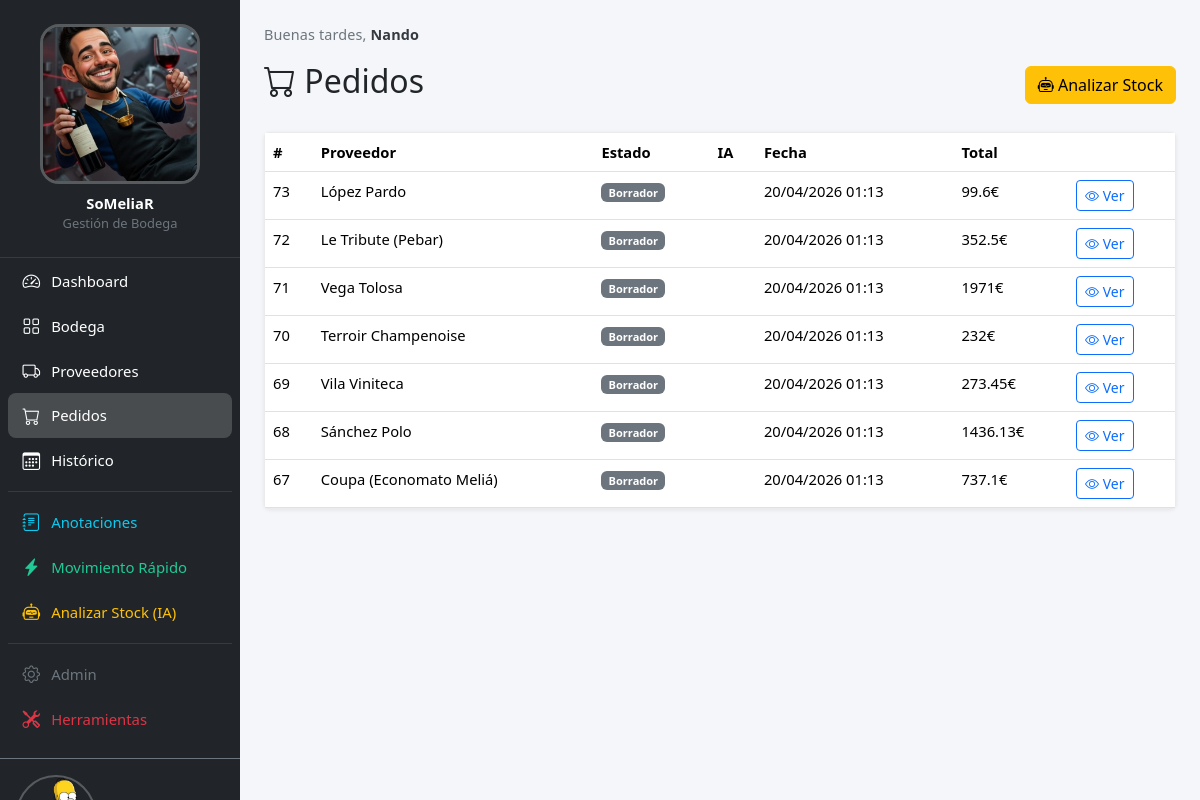
The page /pedidos/ (signed in) on the database as committed earlier.
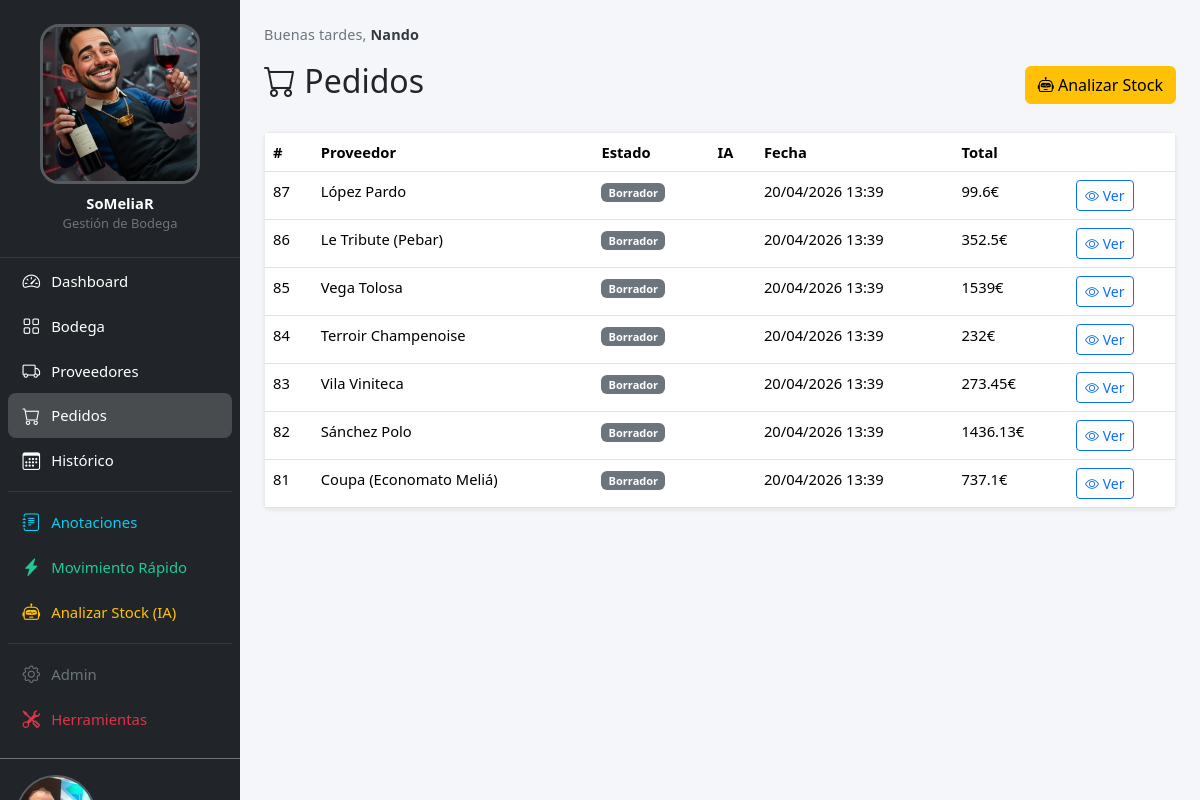
The same page on the database as committed later.
### core/models.py (models this page shows, shortened)
class PerfilUsuario(models.Model):
    user = models.OneToOneField(User, on_delete=models.CASCADE, related_name="perfil")
    avatar = models.ImageField(upload_to="avatares/", blank=True)

class Configuracion(models.Model):
    logo = models.ImageField(upload_to="config/", blank=True,
                             help_text="Logo del sidebar (cuadrado, mín. 200×200px)")
    login_imagen = models.ImageField(upload_to="config/", blank=True,
                                     help_text="Foto de la pantalla de login")
    class Meta:
        verbose_name = "configuración"
    @classmethod
    def get(cls):
        obj, _ = cls.objects.get_or_create(pk=1)
        return obj

### pedidos/models.py (models this page shows, shortened)
class Pedido(models.Model):
    class Estado(models.TextChoices):
        BORRADOR = "borrador", "Borrador"
        PENDIENTE = "pendiente", "Pendiente de revisión"
        ENVIADO = "enviado", "Enviado"
        RECIBIDO = "recibido", "Recibido"
    proveedor = models.ForeignKey(
        "proveedores.Proveedor",
        on_delete=models.CASCADE,
        related_name="pedidos",
    )
    fecha_creacion = models.DateTimeField(auto_now_add=True)
    estado = models.CharField(
        max_length=20, choices=Estado.choices, default=Estado.BORRADOR, db_index=True
    )
    generado_por_ia = models.BooleanField(default=False)
    texto_ia = models.TextField("texto generado por IA", blank=True)
    notas = models.TextField(blank=True)
    class Meta:
        ordering = ["-fecha_creacion"]
        verbose_name = "pedido"
        verbose_name_plural = "pedidos"
    @property
    def total(self):
        return sum(
            linea.precio_unitario * (linea.cantidad_final or linea.cantidad_sugerida)
            for linea in self.lineas.all()
        )

class LineaPedido(models.Model):
    pedido = models.ForeignKey(
        Pedido, on_delete=models.CASCADE, related_name="lineas"
    )
    vino = models.ForeignKey(
        "bodega.Vino", on_delete=models.CASCADE, related_name="lineas_pedido"
    )
    cantidad_sugerida = models.PositiveIntegerField()
    cantidad_final = models.PositiveIntegerField(null=True, blank=True)
    precio_unitario = models.DecimalField(max_digits=8, decimal_places=2)
    class Meta:
        verbose_name = "línea de pedido"
        verbose_name_plural = "líneas de pedido"

### proveedores/models.py (models this page shows)
class Proveedor(models.Model):
    nombre = models.CharField(max_length=200)
    email = models.EmailField()
    telefono = models.CharField(max_length=30, blank=True)
    contacto = models.CharField(
        "persona de contacto", max_length=200, blank=True
    )
    notas = models.TextField(blank=True)
    activo = models.BooleanField(default=True)
    class Meta:
        ordering = ["nombre"]
        verbose_name = "proveedor"
        verbose_name_plural = "proveedores"
    def __str__(self):
        return self.nombre

### pedidos/views.py (the view)
# urls.py: path("", views.pedido_list, name="pedido_list"),
@login_required
def pedido_list(request):
    pedidos = Pedido.objects.select_related("proveedor").all()
    return render(request, "pedidos/pedido_list.html", {"pedidos": pedidos})

### core/context_processors.py (called while the page is built)
def app_config(request):
    config = Configuracion.get()
    perfil = None
    if request.user.is_authenticated:
        perfil, _ = PerfilUsuario.objects.get_or_create(user=request.user)
    return {"app_config": config, "user_perfil": perfil}

### core/templatetags/fmt_filters.py (called while the page is built)
@register.filter(name="fmt_num")
def fmt_num(value):
    try:
        return f"{float(value):.2f}".rstrip("0").rstrip(".")
    except (TypeError, ValueError):
        return value

### templates/pedidos/pedido_list.html (shortened to what this page needs)
{% extends 'base.html' %}
{% load fmt_filters %}
{% block content %}
<div class="d-flex justify-content-between align-items-center mb-4">
    <h2><i class="bi bi-cart"></i> Pedidos</h2>
    <a href="{% url 'pedidos:analizar_stock' %}" class="btn btn-warning">
        <i class="bi bi-robot"></i> Analizar Stock
    </a>
</div>
<div class="card">
    <div class="card-body p-0">
        <table class="table table-hover mb-0 table-scroll-lg">
            <thead>
                <tr>
                    <th>#</th>
                    <th>Proveedor</th>
                    <th>Estado</th>
                    <th>IA</th>
                    <th>Fecha</th>
                    <th>Total</th>
                    <th></th>
                </tr>
            </thead>
            <tbody>
                {% for p in pedidos %}
                <tr>
                    <td>{{ p.pk }}</td>
                    <td>{{ p.proveedor }}</td>
                    <td>
                        <span class="badge
                            {% if p.estado == 'borrador' %}bg-secondary
                            {% elif p.estado == 'pendiente' %}bg-warning text-dark
                            {% elif p.estado == 'enviado' %}bg-success
                            {% elif p.estado == 'recibido' %}bg-primary
                            {% endif %}">
                            {{ p.get_estado_display }}
                        </span>
                    </td>
                    <td>{% if p.generado_por_ia %}<i class="bi bi-robot text-warning"></i>{% endif %}</td>
                    <td>{{ p.fecha_creacion|date:"d/m/Y H:i" }}</td>
                    <td>{{ p.total|fmt_num }}€</td>
                    <td>
                        <a href="{% url 'pedidos:pedido_detail' p.pk %}" class="btn btn-sm btn-outline-primary">
                            <i class="bi bi-eye"></i> Ver
                        </a>
                    </td>
                </tr>
                {% empty %}
                <tr><td colspan="7" class="text-muted">No hay pedidos. Usa "Analizar Stock" para generar pedidos.</td></tr>
                {% endfor %}
            </tbody>
        </table>
    </div>
</div>
{% endblock %}

### templates/base.html (shortened to what the changed rows need)
<!DOCTYPE html>
<html lang="es">
<head>
    <link href="https://cdn.jsdelivr.net/npm/bootstrap@5.3.3/dist/css/bootstrap.min.css" rel="stylesheet">
    <link href="https://cdn.jsdelivr.net/npm/bootstrap-icons@1.11.3/font/bootstrap-icons.min.css" rel="stylesheet">
    {% load static %}
    <link rel="stylesheet" href="{% static 'css/layout.css' %}">
</head>
<body>
    <div class="app-wrapper">
        <nav id="sidebar" class="offcanvas-lg offcanvas-start sidebar-nav bg-dark text-white" tabindex="-1"
            aria-labelledby="sidebarLabel">
            <div class="offcanvas-body sidebar-body">
                <div class="sidebar-brand d-none d-lg-flex flex-column align-items-center py-4 px-3">
                    {% if app_config.logo %}
                    <img src="{{ app_config.logo.url }}" alt="SoMeliaR" class="sidebar-logo mb-2">
                    {% else %}
                    <img src="{% static 'img/logo_cayetano.jpeg' %}" alt="SoMeliaR" class="sidebar-logo mb-2">
                    {% endif %}
                    <div class="fw-bold text-white">SoMeliaR</div>
                    <small class="text-secondary">Gestión de Bodega</small>
                </div>
                <div class="px-3 pb-3 mt-auto border-top border-secondary pt-3">
                    <a href="{% url 'core:perfil' %}" class="d-flex align-items-center gap-2 mb-2 text-decoration-none"
                        style="min-width:0;">
                        {% if user_perfil and user_perfil.avatar %}
                        <img src="{{ user_perfil.avatar.url }}" alt="" class="sidebar-user-avatar"
                             onerror="this.style.display='none';this.nextElementSibling.style.display='flex'">
                        {% endif %}
                    </a>
                </div>
            </div>
        </nav>
        <main class="app-main">
            {% block content %}{% endblock %}
        </main>
    </div>
</body>
</html>

Rows that differ between the two databases and show on the page:
removed Pedido: pk "73", proveedor "López Pardo", estado "Borrador", fecha_creacion "20/04/2026 01:13", total|fmt_num "99.6"
removed Pedido: pk "72", proveedor "Le Tribute (Pebar)", estado "Borrador", fecha_creacion "20/04/2026 01:13", total|fmt_num "352.5"
removed Pedido: pk "71", proveedor "Vega Tolosa", estado "Borrador", fecha_creacion "20/04/2026 01:13", total|fmt_num "1971"
removed Pedido: pk "70", proveedor "Terroir Champenoise", estado "Borrador", fecha_creacion "20/04/2026 01:13", total|fmt_num "232"
removed Pedido: pk "69", proveedor "Vila Viniteca", estado "Borrador", fecha_creacion "20/04/2026 01:13", total|fmt_num "273.45"
removed Pedido: pk "68", proveedor "Sánchez Polo", estado "Borrador", fecha_creacion "20/04/2026 01:13", total|fmt_num "1436.13"
removed Pedido: pk "67", proveedor "Coupa (Economato Meliá)", estado "Borrador", fecha_creacion "20/04/2026 01:13", total|fmt_num "737.1"
now on this page (row edited): Configuracion: logo (picture)
changed PerfilUsuario: avatar: a different picture
added Pedido: pk "87", proveedor "López Pardo", estado "Borrador", fecha_creacion "20/04/2026 13:39", total|fmt_num "99.6"
added Pedido: pk "86", proveedor "Le Tribute (Pebar)", estado "Borrador", fecha_creacion "20/04/2026 13:39", total|fmt_num "352.5"
added Pedido: pk "85", proveedor "Vega Tolosa", estado "Borrador", fecha_creacion "20/04/2026 13:39", total|fmt_num "1539"
added Pedido: pk "84", proveedor "Terroir Champenoise", estado "Borrador", fecha_creacion "20/04/2026 13:39", total|fmt_num "232"
added Pedido: pk "83", proveedor "Vila Viniteca", estado "Borrador", fecha_creacion "20/04/2026 13:39", total|fmt_num "273.45"
added Pedido: pk "82", proveedor "Sánchez Polo", estado "Borrador", fecha_creacion "20/04/2026 13:39", total|fmt_num "1436.13"
added Pedido: pk "81", proveedor "Coupa (Economato Meliá)", estado "Borrador", fecha_creacion "20/04/2026 13:39", total|fmt_num "737.1"
